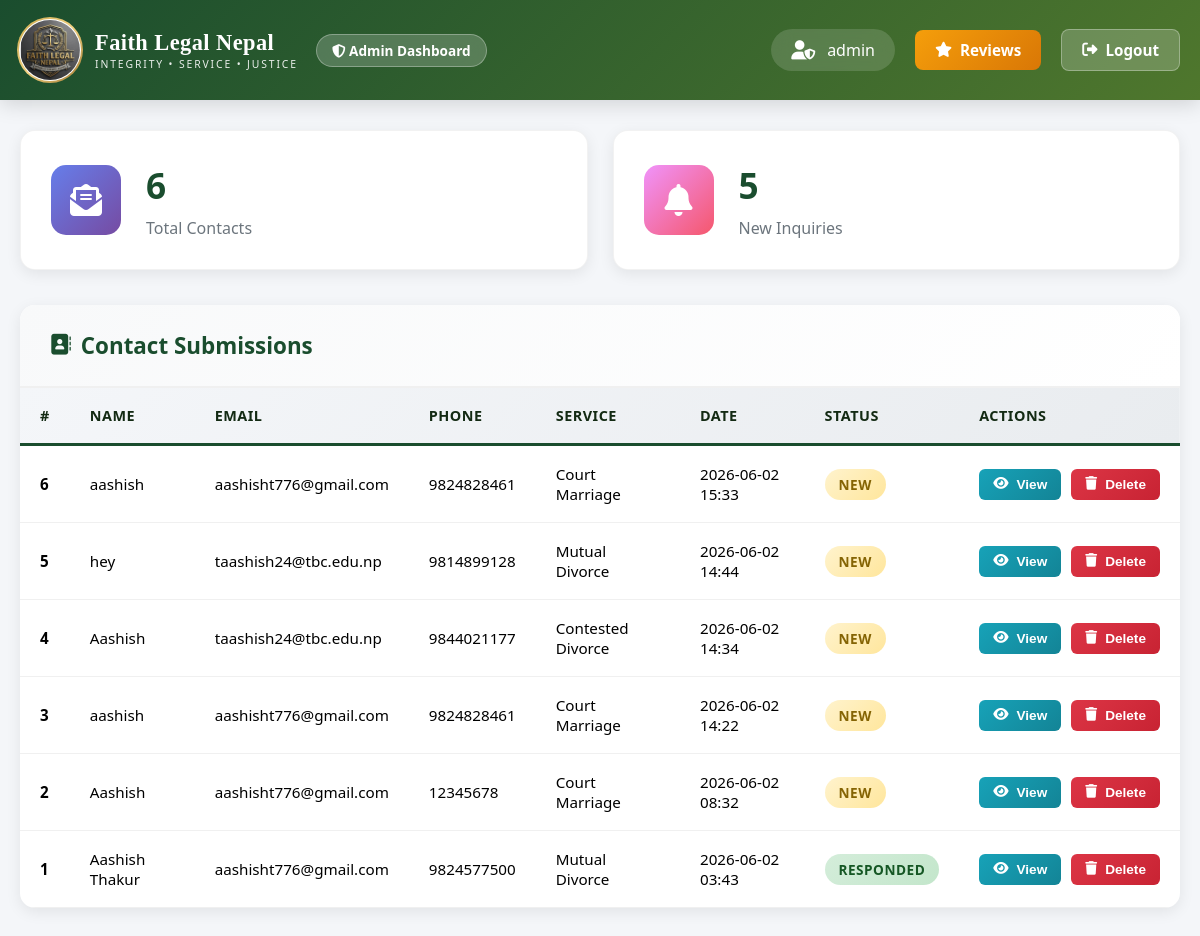
/admin/dashboard (signed in), run on an earlier commit of the app's database.
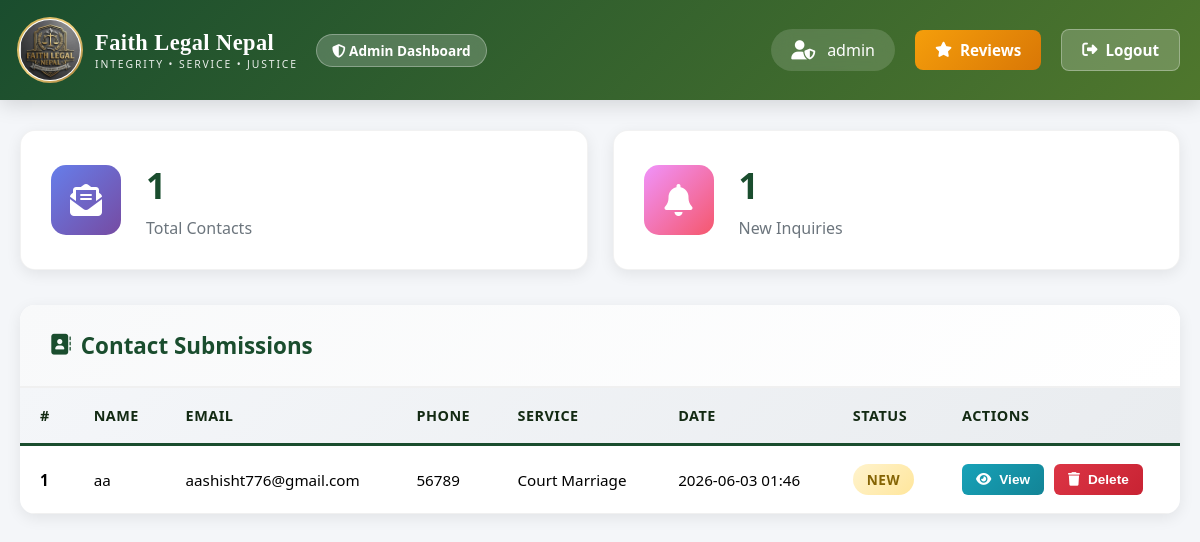
And on a later commit of the database.
### app.py (models this page shows, shortened)
class Admin(UserMixin, db.Model):
    __tablename__ = 'admin'
    id = db.Column(db.Integer, primary_key=True)
    username = db.Column(db.String(80), unique=True, nullable=False)
    password_hash = db.Column(db.String(200), nullable=False)

class Contact(db.Model):
    __tablename__ = 'contact'
    id = db.Column(db.Integer, primary_key=True)
    name = db.Column(db.String(100), nullable=False)
    email = db.Column(db.String(120), nullable=False)
    phone = db.Column(db.String(20), nullable=False)
    service = db.Column(db.String(100), nullable=False)
    message = db.Column(db.Text, nullable=False)
    created_at = db.Column(db.DateTime, default=datetime.utcnow)
    status = db.Column(db.String(20), default='New')  # New, Read, Responded

### app.py (the view)
@app.route('/admin/dashboard')
@login_required
def admin_dashboard():
    contacts = Contact.query.order_by(Contact.created_at.desc()).all()
    total_contacts = Contact.query.count()
    new_contacts = Contact.query.filter_by(status='New').count()
    read_contacts = Contact.query.filter_by(status='Read').count()
    responded_contacts = Contact.query.filter_by(status='Responded').count()
    print(f"\n📊 Dashboard accessed by: {current_user.username}")
    print(f"   Total: {total_contacts}, New: {new_contacts}, Read: {read_contacts}, Responded: {responded_contacts}")
    return render_template('admin_dashboard.html',
                         contacts=contacts,
                         total_contacts=total_contacts,
                         new_contacts=new_contacts,
                         read_contacts=read_contacts,
                         responded_contacts=responded_contacts)

### app.py (called while the page is built)
@login_manager.user_loader
def load_user(user_id):
    return Admin.query.get(int(user_id))

### templates/admin_dashboard.html (shortened to what this page needs)
<!DOCTYPE html>
<html lang="en">
<head>
    <link rel="stylesheet" href="https://cdnjs.cloudflare.com/ajax/libs/font-awesome/6.4.0/css/all.min.css">
</head>
<body>
    <div class="dashboard-header">
        <div class="header-container">
            <div class="dashboard-title">
                <div class="logo-section">
                    <div class="logo-img-wrapper">
                        <img src="{{ url_for('static', filename='images/logo.jpg') }}" alt="Faith Legal Nepal Logo" class="logo-img" onerror="this.style.display='none'">
                    </div>
                    <div class="logo-text">
                        <span class="logo-name">Faith Legal Nepal</span>
                        <span class="logo-tagline">Integrity • Service • Justice</span>
                    </div>
                </div>
                <div class="admin-badge">
                    <i class="fas fa-shield-alt"></i> Admin Dashboard
                </div>
            </div>
            <div class="header-actions">
                <div class="user-info">
                    <i class="fas fa-user-shield"></i>
                    <span>{{ current_user.username }}</span>
                </div>
                <a href="/admin/reviews" class="btn btn-reviews">
                    <i class="fas fa-star"></i>
                    Reviews
                </a>
                <a href="{{ url_for('admin_logout') }}" class="btn btn-logout">
                    <i class="fas fa-sign-out-alt"></i> Logout
                </a>
            </div>
        </div>
    </div>
    <div class="container">
        <div class="stats-grid">
            <div class="stat-card">
                <div class="stat-icon total">
                    <i class="fas fa-envelope-open-text"></i>
                </div>
                <div class="stat-info">
                    <h3>{{ total_contacts }}</h3>
                    <p>Total Contacts</p>
                </div>
            </div>
            <div class="stat-card">
                <div class="stat-icon new">
                    <i class="fas fa-bell"></i>
                </div>
                <div class="stat-info">
                    <h3>{{ new_contacts }}</h3>
                    <p>New Inquiries</p>
                </div>
            </div>
        </div>
        <div class="contacts-section">
            <div class="section-header">
                <h2>
                    <i class="fas fa-address-book"></i>
                    Contact Submissions
                </h2>
            </div>
            <div class="table-container">
                {% if contacts %}
                    <table>
                        <thead>
                            <tr>
                                <th>#</th>
                                <th>Name</th>
                                <th>Email</th>
                                <th>Phone</th>
                                <th>Service</th>
                                <th>Date</th>
                                <th>Status</th>
                                <th>Actions</th>
                            </tr>
                        </thead>
                        <tbody>
                            {% for contact in contacts %}
                                <tr>
                                    <td><strong>{{ contact.id }}</strong></td>
                                    <td>{{ contact.name }}</td>
                                    <td>{{ contact.email }}</td>
                                    <td>{{ contact.phone }}</td>
                                    <td>{{ contact.service }}</td>
                                    <td>{{ contact.created_at.strftime('%Y-%m-%d %H:%M') }}</td>
                                    <td>
                                        <span class="status-badge status-{{ contact.status.lower() }}">
                                            {{ contact.status }}
                                        </span>
                                    </td>
                                    <td>
                                        <div class="action-buttons">
                                            <button class="btn btn-sm btn-view" onclick="viewContact({{ contact.id }}, '{{ contact.name }}', '{{ contact.email }}', '{{ contact.phone }}', '{{ contact.service }}', `{{ contact.message }}`, '{{ contact.created_at.strftime('%Y-%m-%d %H:%M') }}', '{{ contact.status }}')">
                                                <i class="fas fa-eye"></i> View
                                            </button>
                                            <form method="POST" action="{{ url_for('delete_contact', contact_id=contact.id) }}" style="display: inline;">
                                                <button type="submit" class="btn btn-sm btn-delete" onclick="return confirm('Are you sure you want to delete this contact?')">
                                                    <i class="fas fa-trash"></i> Delete
                                                </button>
                                            </form>
                                        </div>
                                    </td>
                                </tr>
                            {% endfor %}
                        </tbody>
                    </table>
                {% else %}
                    <div class="no-contacts">
                        <i class="fas fa-inbox"></i>
                        <h3>No contacts yet</h3>
                        <p>Contact submissions will appear here</p>
                    </div>
                {% endif %}
            </div>
        </div>
    </div>
</body>
</html>

What changed in the data, as far as the page shows it:
removed Contact: id "6", name "aashish", email "aashisht776@gmail.com", phone "9824828461", service "Court Marriage", created_at "2026-06-02 15:33", status "NEW"
removed Contact: id "5", name "hey", email "taashish24@tbc.edu.np", phone "9814899128", service "Mutual Divorce", created_at "2026-06-02 14:44", status "NEW"
removed Contact: id "4", name "Aashish", email "taashish24@tbc.edu.np", phone "9844021177", service "Contested Divorce", created_at "2026-06-02 14:34", status "NEW"
removed Contact: id "3", name "aashish", email "aashisht776@gmail.com", phone "9824828461", service "Court Marriage", created_at "2026-06-02 14:22", status "NEW"
removed Contact: id "2", name "Aashish", email "aashisht776@gmail.com", phone "12345678", service "Court Marriage", created_at "2026-06-02 08:32", status "NEW"
changed Contact "aashisht776@gmail.com": name "Aashish Thakur" → "aa"; phone "9824577500" → "56789"; service "Mutual Divorce" → "Court Marriage"; created_at "2026-06-02 03:43" → "2026-06-03 01:46"; status "RESPONDED" → "NEW"
Also different on the page:
{{ total_contacts }}: "6" → "1"
{{ new_contacts }}: "5" → "1"
